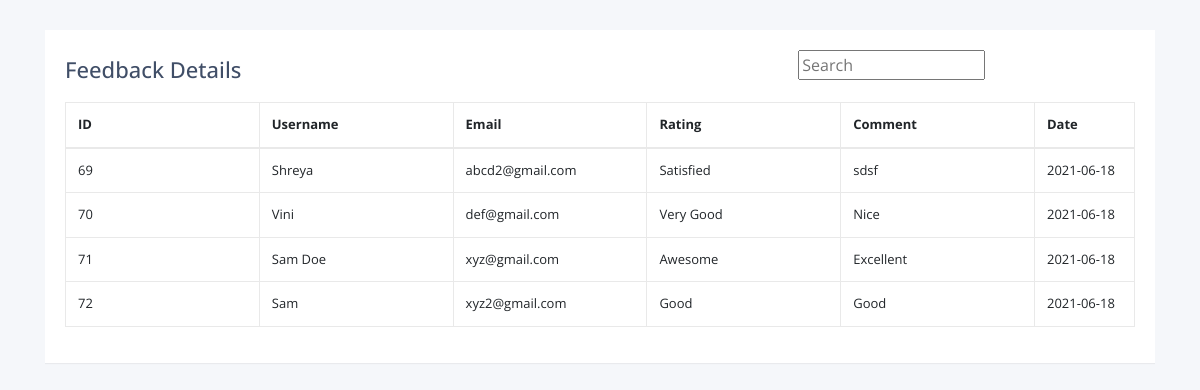
Screenshot of /query.php with the database file from the repository.
### tables this page shows
CREATE TABLE `feedback` (
  `ID` int(11) NOT NULL,
  `UName` text NOT NULL,
  `Email` varchar(256) NOT NULL,
  `RateMsg` text NOT NULL,
  `Comment` varchar(500) NOT NULL,
  `Timestamp` date NOT NULL DEFAULT current_timestamp()
);

### query.php (the view, shortened to what this page needs)
<?php
include('connection.php');
?>
<!DOCTYPE html>
<html lang="en">
<head>
<link rel="stylesheet" href="https://stackpath.bootstrapcdn.com/bootstrap/4.5.0/css/bootstrap.min.css">
<link rel="stylesheet" href="https://maxcdn.bootstrapcdn.com/font-awesome/4.7.0/css/font-awesome.min.css">
</head>
<body>
<div class="container-lg">
    <div class="table-responsive">
        <div class="table-wrapper">
            <div class="table-title">
                <div class="row">
                    <div class="col-sm-8"><h2>Feedback Details</b></h2></div> <div class="col-sm-4">
                    <input id="search" name="name" class="input-text js-input" type="text" placeholder="Search " required  />
                    </div>
                </div>
            </div>
            <?php
                $query = "SELECT * FROM feedback";
                $query_run = mysqli_query($conn, $query);
            ?>
             <table class="table table-bordered">
                <thead>
                    <tr>
                    <th> ID </th>
                    <th> Username </th>
                    <th> Email</th>
                    <th>Rating </th>
                    <th>Comment</th>
                    <th>Date</th>
                    </tr>
                </thead>
                    <tbody id="cont">
                    <?php
                        if(mysqli_num_rows($query_run) > 0)
                        {
                            while($row = mysqli_fetch_assoc($query_run))
                            {
                        ?>
                            <tr>
                                <td><?php  echo $row['ID']; ?></td>
                                <td><?php  echo $row['UName']; ?></td>
                                <td><?php  echo $row['Email']; ?></td>
                                <td><?php  echo $row['RateMsg']; ?></td>
                                <td  style="width: 70%;"><?php  echo $row['Comment']; ?></td>
                                <td><?php  echo $row['Timestamp']; ?></td>
                        </tr>
                        <?php
                            }
                        }
                        else {
                            echo "No Record Found";
                        }
                        ?>
                </tbody>
            </table>
        </div>
    </div>
</div>
</body>
</html>

### query.php (style rules this page uses)
body { color: #404E67; background: #F5F7FA; font-family: 'Open Sans', sans-serif; }
.table-wrapper { table-layout: auto; width: 100%; margin: 30px auto; background: #fff; padding: 20px; box-shadow: 0 1px 1px rgba(0,0,0,.05); }
.table-title { padding-bottom: 10px; margin: 0 0 10px; }
.table-title h2 { margin: 6px 0 0; font-size: 22px; }
table.table { table-layout: fixed; }
table.table tr th, table.table tr td { border-color: #e9e9e9; font-size: 13px; }
table.table th:last-child { width: 100px; }

### rows the page displays
feedback: ID "69", UName "Shreya", Email "abcd2@gmail.com", RateMsg "Satisfied", Comment "sdsf", Timestamp "2021-06-18"
feedback: ID "70", UName "Vini", Email "def@gmail.com", RateMsg "Very Good", Comment "Nice", Timestamp "2021-06-18"
feedback: ID "71", UName "Sam Doe", Email "xyz@gmail.com", RateMsg "Awesome", Comment "Excellent", Timestamp "2021-06-18"
feedback: ID "72", UName "Sam", Email "xyz2@gmail.com", RateMsg "Good", Comment "Good", Timestamp "2021-06-18"
